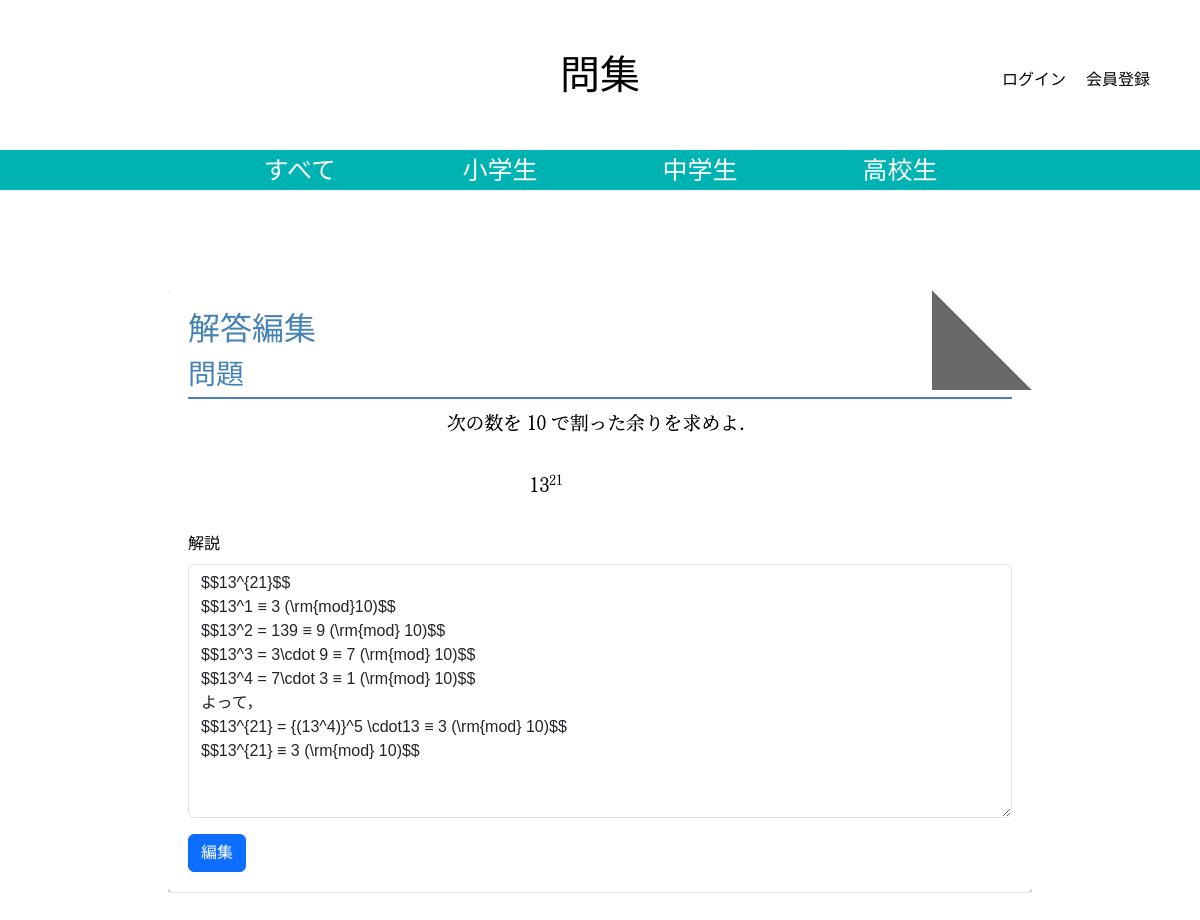
The app's page /studysite/snippet/13/answer/, older data.
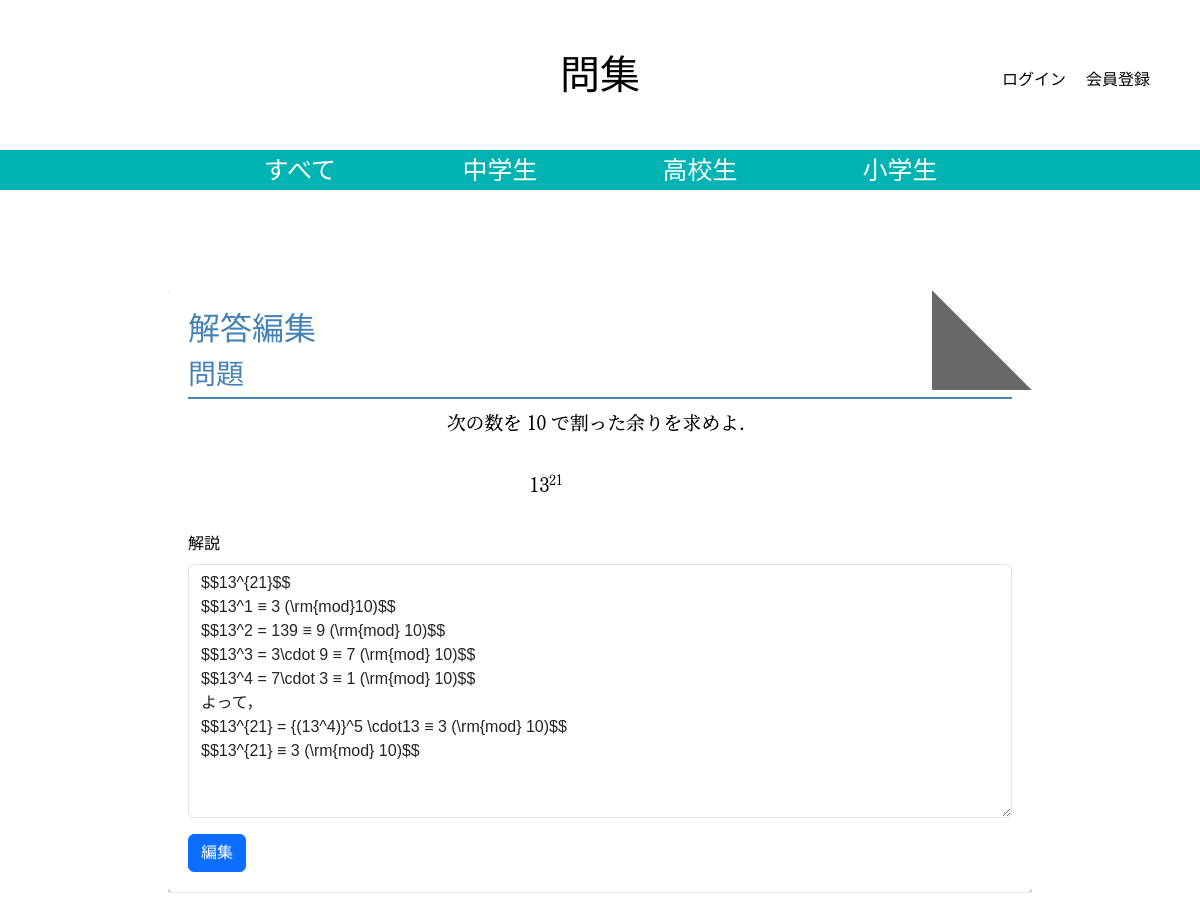
The same page, newer data.
### studysite/models.py (models this page shows, shortened)
class TagGroup(models.Model):
    name = models.CharField(max_length=100)
    parent = models.ForeignKey('self', related_name='children', on_delete=models.CASCADE, null=True, blank=True)
    order = models.PositiveIntegerField(default=0)  # 並び順を指定するためのフィールド

### studysite/views.py (the view)
# urls.py: path('snippet/<int:snippet_id>/answer/', views.snippet_answer, name='snippet_answer'),
def snippet_answer(request, snippet_id):
    snippet = get_object_or_404(Studysite, pk=snippet_id)
    if request.method == 'POST':
        form = AnswerForm(request.POST, instance=snippet)
        if form.is_valid():
            form.save()
            return redirect('snippet_detail', snippet_id=snippet_id)
    else:
        form = AnswerForm(instance=snippet)
    tag_groups = TagGroup.objects.filter(parent__isnull=True).order_by('order').prefetch_related('children__children')
    return render(request, 'snippets/snippet_answer.html', {'snippet': snippet, 'form': form, 'tag_groups': tag_groups})

### studysite/forms.py
class AnswerForm(forms.ModelForm):
    class Meta:
        model = Studysite
        fields = ('answer',)

### studysite/templates/snippets/snippet_answer.html (shortened to what this page needs)
{% extends 'base.html' %}
{% load django_bootstrap5 %}
{% load widget_tweaks %}
{% block main %}
<div class="container snippet-detail">
    <h2 class="snippet-title">解答編集</h2>
    <div class="snippet-section">
        <h3 class="section-title">問題</h3>
        {% if snippet.image %}
        <div class="snippet-image">
            <img src="{{ snippet.image.url }}" alt="問題画像">
        </div>
        {% endif %}
    </div><br>
    <form method="post" enctype='multipart/form-data' class="answer">
        {% bootstrap_form form %}
        {% bootstrap_button button_type="submit" content='編集' %}
    </form>
</div>
{% endblock %}

### studysite/templates/snippets/base.html (shortened to what this page needs)
{% load static %}
{% load django_bootstrap5 %}
{% load widget_tweaks %}
<html>
<head>
    {% bootstrap_css %}
    <link rel="stylesheet" href="{% static 'snippets/css/style.css' %}?<?php echo date('YmdHis'); ?>"/>
</head>
<body>
<nav class="header-nav">
    <div class="navbar-brandA">
        <a href="/" class="brand">問集</a>
    </div>
        <ul class="header-ul">
            {% if user.is_authenticated %}
                <li><a class="nav-link" href="{% url 'profile' user.id %}"> ようこそ {{ user.username }} さん</a></li>
                <li><a class="nav-link" href="{% url 'logout' %}">ログアウト</a></li>
            {% else %}
                <li><a href="{% url 'login' %}" class="nav-link">ログイン</a></li>
                <li><a href="{% url 'signup' %}" class="nav-link">会員登録</a></li>
            {% endif %}
        </ul>
</nav>
<div class="subject-nav-bar">
    <ul class="subject-ul">
        <li id="all"><a href="/" class="all">すべて</a></li>
        {% for group in tag_groups %}
            <li id="{{ group.name }}">{{ group.name }}</li>
        {% endfor %}
    </ul>
</div>
<main>
        {% block main %}{% endblock %}
</main>
</body>
</html>

Row changes from the older to the newer data that the page shows:
changed TagGroup "小学生": moves down the list
